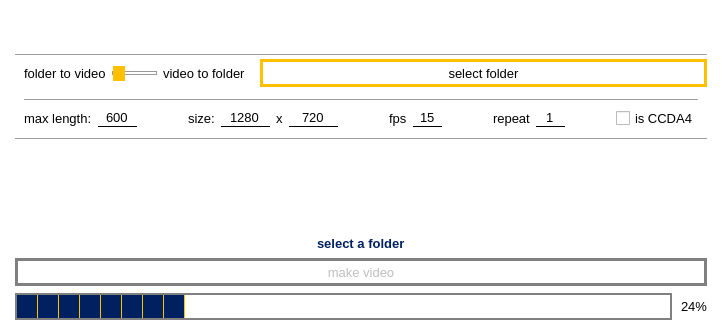
<?xml version="1.0" encoding="UTF-8"?>
<ui version="4.0">
 <class>MainWindow</class>
 <widget class="QMainWindow" name="MainWindow">
  <property name="enabled">
   <bool>true</bool>
  </property>
  <property name="geometry">
   <rect>
    <x>0</x>
    <y>0</y>
    <width>722</width>
    <height>335</height>
   </rect>
  </property>
  <property name="sizePolicy">
   <sizepolicy hsizetype="Preferred" vsizetype="Preferred">
    <horstretch>0</horstretch>
    <verstretch>0</verstretch>
   </sizepolicy>
  </property>
  <property name="windowTitle">
   <string>MainWindow</string>
  </property>
  <property name="styleSheet">
   <string notr="true">QWidget{
	font-family: &quot;Helvetica&quot;;
	font-size: 10pt;
}

QWidget#centralwidget{
 background-color:white;
}

QPushButton {
    border: 3px solid rgb(255,192,0);
    background-color:white;
    min-width: 80px;
}


QPushButton:hover {
    border: 4px solid rgb(255,192,0);
}

QPushButton:pressed {
    border: 4px solid rgb(255,192,0);
	margin:1px;
}

QPushButton:!enabled {
    border: 3px solid gray;
    background-color:white;
    min-width: 80px;
}

QSlider::groove:horizontal {
    border: 1px solid #999999;
    height: 2px; /* the groove expands to the size of the slider by default. by giving it a height, it has a fixed size */
    
    margin: 2px 0;
}

QSlider::handle:horizontal {
    background:rgb(255,192,0);
    width: 12px;
    margin: -10px 0; /* handle is placed by default on the contents rect of the groove. Expand outside the groove */

}

QProgressBar {
    border: 2px solid grey;
}

QProgressBar::chunk {
    background-color: rgb(0,32,96);
    width: 20px;
	border-right: 1px solid rgb(255,192,0);
}

QProgressBar {
    border: 2px solid grey;
    text-align: right;
	margin-right: 35px;
}


QLineEdit {
	border: 0px solid black;
	border-bottom: 1px solid black;

}
</string>
  </property>
  <widget class="QWidget" name="centralwidget">
   <layout class="QGridLayout" name="gridLayout">
    <property name="leftMargin">
     <number>15</number>
    </property>
    <property name="rightMargin">
     <number>15</number>
    </property>
    <property name="bottomMargin">
     <number>15</number>
    </property>
    <property name="horizontalSpacing">
     <number>5</number>
    </property>
    <property name="verticalSpacing">
     <number>0</number>
    </property>
    <item row="6" column="0" alignment="Qt::AlignVCenter">
     <widget class="QWidget" name="slider_widget" native="true">
      <property name="minimumSize">
       <size>
        <width>240</width>
        <height>0</height>
       </size>
      </property>
      <property name="maximumSize">
       <size>
        <width>240</width>
        <height>16777215</height>
       </size>
      </property>
      <layout class="QHBoxLayout" name="horizontalLayout">
       <item>
        <widget class="QLabel" name="label_2">
         <property name="text">
          <string>folder to video</string>
         </property>
        </widget>
       </item>
       <item>
        <widget class="QSlider" name="mode_slider">
         <property name="minimumSize">
          <size>
           <width>30</width>
           <height>0</height>
          </size>
         </property>
         <property name="maximum">
          <number>1</number>
         </property>
         <property name="orientation">
          <enum>Qt::Horizontal</enum>
         </property>
        </widget>
       </item>
       <item>
        <widget class="QLabel" name="label_3">
         <property name="text">
          <string>video to folder</string>
         </property>
        </widget>
       </item>
      </layout>
     </widget>
    </item>
    <item row="0" column="0" colspan="3">
     <spacer name="verticalSpacer_2">
      <property name="orientation">
       <enum>Qt::Vertical</enum>
      </property>
      <property name="sizeType">
       <enum>QSizePolicy::Fixed</enum>
      </property>
      <property name="sizeHint" stdset="0">
       <size>
        <width>20</width>
        <height>10</height>
       </size>
      </property>
     </spacer>
    </item>
    <item row="2" column="0" colspan="3">
     <spacer name="verticalSpacer">
      <property name="orientation">
       <enum>Qt::Vertical</enum>
      </property>
      <property name="sizeType">
       <enum>QSizePolicy::Fixed</enum>
      </property>
      <property name="sizeHint" stdset="0">
       <size>
        <width>20</width>
        <height>20</height>
       </size>
      </property>
     </spacer>
    </item>
    <item row="10" column="0" colspan="3" alignment="Qt::AlignHCenter">
     <widget class="QLabel" name="data_label">
      <property name="sizePolicy">
       <sizepolicy hsizetype="Expanding" vsizetype="Expanding">
        <horstretch>0</horstretch>
        <verstretch>0</verstretch>
       </sizepolicy>
      </property>
      <property name="minimumSize">
       <size>
        <width>0</width>
        <height>28</height>
       </size>
      </property>
      <property name="maximumSize">
       <size>
        <width>16777215</width>
        <height>30</height>
       </size>
      </property>
      <property name="styleSheet">
       <string notr="true">color:rgb(0,32,96);
font: bold;</string>
      </property>
      <property name="text">
       <string>select a folder</string>
      </property>
     </widget>
    </item>
    <item row="3" column="0" colspan="3">
     <widget class="Line" name="line">
      <property name="orientation">
       <enum>Qt::Horizontal</enum>
      </property>
     </widget>
    </item>
    <item row="1" column="0" colspan="3">
     <widget class="QLabel" name="title_label">
      <property name="maximumSize">
       <size>
        <width>16777215</width>
        <height>90</height>
       </size>
      </property>
      <property name="text">
       <string/>
      </property>
      <property name="pixmap">
       <pixmap>icons/videomaker_logo_small.png</pixmap>
      </property>
      <property name="alignment">
       <set>Qt::AlignCenter</set>
      </property>
     </widget>
    </item>
    <item row="8" column="0" colspan="3">
     <widget class="Line" name="line_2">
      <property name="orientation">
       <enum>Qt::Horizontal</enum>
      </property>
     </widget>
    </item>
    <item row="11" column="0" colspan="3">
     <widget class="QPushButton" name="mv_button">
      <property name="enabled">
       <bool>false</bool>
      </property>
      <property name="minimumSize">
       <size>
        <width>86</width>
        <height>28</height>
       </size>
      </property>
      <property name="text">
       <string>make video</string>
      </property>
     </widget>
    </item>
    <item row="15" column="0" colspan="3">
     <widget class="QProgressBar" name="progress">
      <property name="value">
       <number>24</number>
      </property>
     </widget>
    </item>
    <item row="6" column="1" colspan="2">
     <widget class="QPushButton" name="data_button">
      <property name="enabled">
       <bool>true</bool>
      </property>
      <property name="minimumSize">
       <size>
        <width>86</width>
        <height>28</height>
       </size>
      </property>
      <property name="text">
       <string>select folder</string>
      </property>
     </widget>
    </item>
    <item row="7" column="0" colspan="3">
     <widget class="QWidget" name="config_widget" native="true">
      <property name="enabled">
       <bool>true</bool>
      </property>
      <property name="minimumSize">
       <size>
        <width>0</width>
        <height>0</height>
       </size>
      </property>
      <layout class="QGridLayout" name="gridLayout_2">
       <item row="1" column="2">
        <spacer name="horizontalSpacer_4">
         <property name="orientation">
          <enum>Qt::Horizontal</enum>
         </property>
         <property name="sizeHint" stdset="0">
          <size>
           <width>40</width>
           <height>20</height>
          </size>
         </property>
        </spacer>
       </item>
       <item row="1" column="6">
        <widget class="QLineEdit" name="size2_le">
         <property name="maximumSize">
          <size>
           <width>50</width>
           <height>16777215</height>
          </size>
         </property>
         <property name="text">
          <string>720</string>
         </property>
         <property name="alignment">
          <set>Qt::AlignCenter</set>
         </property>
        </widget>
       </item>
       <item row="1" column="9">
        <widget class="QLineEdit" name="fps_le">
         <property name="minimumSize">
          <size>
           <width>0</width>
           <height>0</height>
          </size>
         </property>
         <property name="maximumSize">
          <size>
           <width>30</width>
           <height>16777215</height>
          </size>
         </property>
         <property name="text">
          <string>15</string>
         </property>
         <property name="alignment">
          <set>Qt::AlignCenter</set>
         </property>
        </widget>
       </item>
       <item row="1" column="5">
        <widget class="QLabel" name="label_6">
         <property name="text">
          <string>x</string>
         </property>
        </widget>
       </item>
       <item row="1" column="0">
        <widget class="QLabel" name="label_7">
         <property name="text">
          <string>max length:</string>
         </property>
        </widget>
       </item>
       <item row="1" column="3">
        <widget class="QLabel" name="label">
         <property name="text">
          <string>size:</string>
         </property>
        </widget>
       </item>
       <item row="1" column="8">
        <widget class="QLabel" name="label_4">
         <property name="text">
          <string>fps</string>
         </property>
        </widget>
       </item>
       <item row="1" column="1">
        <widget class="QLineEdit" name="max_length_le">
         <property name="maximumSize">
          <size>
           <width>40</width>
           <height>16777215</height>
          </size>
         </property>
         <property name="text">
          <string>600</string>
         </property>
         <property name="alignment">
          <set>Qt::AlignCenter</set>
         </property>
        </widget>
       </item>
       <item row="1" column="4">
        <widget class="QLineEdit" name="size1_le">
         <property name="maximumSize">
          <size>
           <width>50</width>
           <height>16777215</height>
          </size>
         </property>
         <property name="styleSheet">
          <string notr="true"/>
         </property>
         <property name="text">
          <string>1280</string>
         </property>
         <property name="alignment">
          <set>Qt::AlignCenter</set>
         </property>
        </widget>
       </item>
       <item row="1" column="7">
        <spacer name="horizontalSpacer_2">
         <property name="orientation">
          <enum>Qt::Horizontal</enum>
         </property>
         <property name="sizeHint" stdset="0">
          <size>
           <width>40</width>
           <height>20</height>
          </size>
         </property>
        </spacer>
       </item>
       <item row="1" column="14">
        <widget class="QCheckBox" name="ccda4_checkbox">
         <property name="text">
          <string>is CCDA4</string>
         </property>
        </widget>
       </item>
       <item row="1" column="13">
        <spacer name="horizontalSpacer">
         <property name="orientation">
          <enum>Qt::Horizontal</enum>
         </property>
         <property name="sizeHint" stdset="0">
          <size>
           <width>40</width>
           <height>20</height>
          </size>
         </property>
        </spacer>
       </item>
       <item row="1" column="11">
        <widget class="QLabel" name="label_5">
         <property name="text">
          <string>repeat</string>
         </property>
        </widget>
       </item>
       <item row="1" column="10">
        <spacer name="horizontalSpacer_3">
         <property name="orientation">
          <enum>Qt::Horizontal</enum>
         </property>
         <property name="sizeHint" stdset="0">
          <size>
           <width>40</width>
           <height>20</height>
          </size>
         </property>
        </spacer>
       </item>
       <item row="1" column="12">
        <widget class="QLineEdit" name="repeatframe_le">
         <property name="maximumSize">
          <size>
           <width>30</width>
           <height>16777215</height>
          </size>
         </property>
         <property name="text">
          <string>1</string>
         </property>
         <property name="alignment">
          <set>Qt::AlignCenter</set>
         </property>
        </widget>
       </item>
       <item row="0" column="0" colspan="15">
        <widget class="Line" name="line_3">
         <property name="orientation">
          <enum>Qt::Horizontal</enum>
         </property>
        </widget>
       </item>
      </layout>
     </widget>
    </item>
    <item row="9" column="1">
     <spacer name="verticalSpacer_4">
      <property name="orientation">
       <enum>Qt::Vertical</enum>
      </property>
      <property name="sizeHint" stdset="0">
       <size>
        <width>20</width>
        <height>40</height>
       </size>
      </property>
     </spacer>
    </item>
    <item row="12" column="1">
     <spacer name="verticalSpacer_3">
      <property name="orientation">
       <enum>Qt::Vertical</enum>
      </property>
      <property name="sizeType">
       <enum>QSizePolicy::Fixed</enum>
      </property>
      <property name="sizeHint" stdset="0">
       <size>
        <width>20</width>
        <height>7</height>
       </size>
      </property>
     </spacer>
    </item>
   </layout>
  </widget>
 </widget>
 <resources/>
 <connections/>
</ui>
